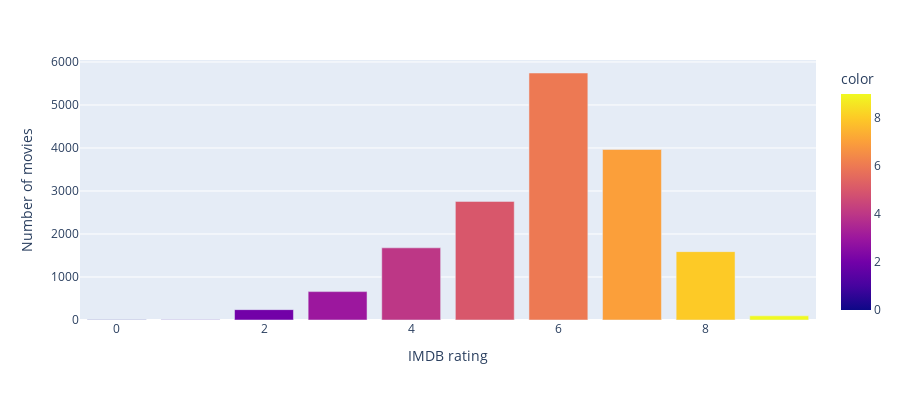

The notebook cell this image was saved under:
### Code cell
index = list(range(10))
fig = px.bar(x=index, y=imdb_rating_series.value_counts().sort_index(), height = 400, color = index, 
            labels = { 'x' : 'IMDB rating', 'y' : 'Number of movies'})
fig.show()

### Figure 1 — Plotly figure (JSON) as saved in the notebook; plotly's stock layout.template omitted (floating-point values rounded to 4 significant figures)
{"data": [{"alignmentgroup": "True", "hovertemplate": "IMDB rating=%{x}<br>Number of movies=%{y}<br>color=%{marker.color}<extra></extra>", "legendgroup": "", "marker": {"color": [0, 1, 2, 3, 4, 5, 6, 7, 8, 9], "coloraxis": "coloraxis"}, "name": "", "offsetgroup": "", "orientation": "v", "showlegend": false, "textposition": "auto", "type": "bar", "x": [0, 1, 2, 3, 4, 5, 6, 7, 8, 9], "xaxis": "x", "y": [4, 7, 241, 660, 1678, 2758, 5744, 3965, 1590, 97], "yaxis": "y"}], "layout": {"barmode": "relative", "coloraxis": {"colorbar": {"title": {"text": "color"}}, "colorscale": [[0, "#0d0887"], [0.1111, "#46039f"], [0.2222, "#7201a8"], [0.3333, "#9c179e"], [0.4444, "#bd3786"], [0.5556, "#d8576b"], [0.6667, "#ed7953"], [0.7778, "#fb9f3a"], [0.8889, "#fdca26"], [1, "#f0f921"]]}, "height": 400, "legend": {"tracegroupgap": 0}, "margin": {"t": 60}, "xaxis": {"anchor": "y", "domain": [0, 1], "title": {"text": "IMDB rating"}}, "yaxis": {"anchor": "x", "domain": [0, 1], "title": {"text": "Number of movies"}}}}
